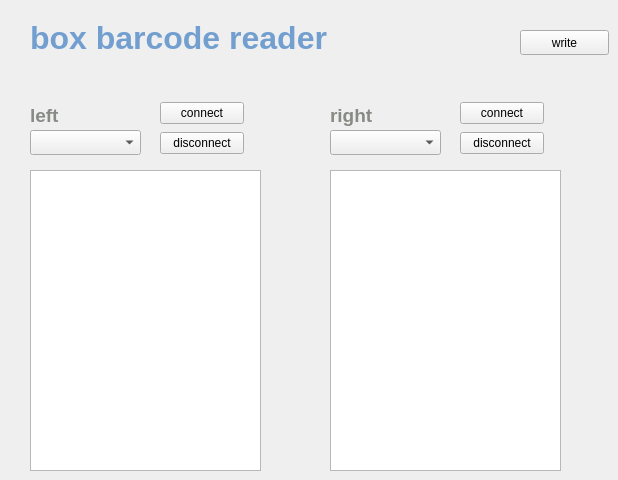
    <widget class="QWidget" name="barcode">
     <attribute name="title">
      <string>barcode</string>
     </attribute>
     <widget class="QLabel" name="label_111">
      <property name="geometry">
       <rect>
        <x>30</x>
        <y>100</y>
        <width>61</width>
        <height>31</height>
       </rect>
      </property>
      <property name="text">
       <string>&lt;html&gt;&lt;head/&gt;&lt;body&gt;&lt;p&gt;&lt;span style=&quot; font-size:14pt; font-weight:600; color:#888a85;&quot;&gt;left&lt;/span&gt;&lt;/p&gt;&lt;/body&gt;&lt;/html&gt;</string>
      </property>
      <property name="textFormat">
       <enum>Qt::RichText</enum>
      </property>
     </widget>
     <widget class="QLabel" name="label_112">
      <property name="geometry">
       <rect>
        <x>330</x>
        <y>100</y>
        <width>61</width>
        <height>31</height>
       </rect>
      </property>
      <property name="text">
       <string>&lt;html&gt;&lt;head/&gt;&lt;body&gt;&lt;p&gt;&lt;span style=&quot; font-size:14pt; font-weight:600; color:#888a85;&quot;&gt;right&lt;/span&gt;&lt;/p&gt;&lt;/body&gt;&lt;/html&gt;</string>
      </property>
      <property name="textFormat">
       <enum>Qt::RichText</enum>
      </property>
     </widget>
     <widget class="QComboBox" name="cb_usb2">
      <property name="geometry">
       <rect>
        <x>330</x>
        <y>130</y>
        <width>111</width>
        <height>25</height>
       </rect>
      </property>
     </widget>
     <widget class="QPushButton" name="write">
      <property name="geometry">
       <rect>
        <x>520</x>
        <y>30</y>
        <width>89</width>
        <height>25</height>
       </rect>
      </property>
      <property name="text">
       <string>write</string>
      </property>
     </widget>
     <widget class="QTextEdit" name="te_usb1">
      <property name="geometry">
       <rect>
        <x>30</x>
        <y>170</y>
        <width>231</width>
        <height>301</height>
       </rect>
      </property>
     </widget>
     <widget class="QWidget" name="layoutWidget_2">
      <property name="geometry">
       <rect>
        <x>460</x>
        <y>100</y>
        <width>84</width>
        <height>58</height>
       </rect>
      </property>
      <layout class="QVBoxLayout" name="verticalLayout_3">
       <item>
        <widget class="QPushButton" name="bt_usb2_con">
         <property name="text">
          <string>connect</string>
         </property>
        </widget>
       </item>
       <item>
        <widget class="QPushButton" name="bt_usb2_dis">
         <property name="text">
          <string>disconnect</string>
         </property>
        </widget>
       </item>
      </layout>
     </widget>
     <widget class="QWidget" name="layoutWidget">
      <property name="geometry">
       <rect>
        <x>160</x>
        <y>100</y>
        <width>84</width>
        <height>58</height>
       </rect>
      </property>
      <layout class="QVBoxLayout" name="verticalLayout_4">
       <item>
        <widget class="QPushButton" name="bt_usb1_con">
         <property name="text">
          <string>connect</string>
         </property>
        </widget>
       </item>
       <item>
        <widget class="QPushButton" name="bt_usb1_dis">
         <property name="text">
          <string>disconnect</string>
         </property>
        </widget>
       </item>
      </layout>
     </widget>
     <widget class="QLabel" name="label_113">
      <property name="geometry">
       <rect>
        <x>30</x>
        <y>20</y>
        <width>311</width>
        <height>31</height>
       </rect>
      </property>
      <property name="text">
       <string>&lt;html&gt;&lt;head/&gt;&lt;body&gt;&lt;p&gt;&lt;span style=&quot; font-size:24pt; font-weight:600; color:#729fcf;&quot;&gt;box barcode reader&lt;/span&gt;&lt;/p&gt;&lt;/body&gt;&lt;/html&gt;</string>
      </property>
      <property name="textFormat">
       <enum>Qt::RichText</enum>
      </property>
     </widget>
     <widget class="QComboBox" name="cb_usb1">
      <property name="geometry">
       <rect>
        <x>30</x>
        <y>130</y>
        <width>111</width>
        <height>25</height>
       </rect>
      </property>
     </widget>
     <widget class="QTextEdit" name="te_usb2">
      <property name="geometry">
       <rect>
        <x>330</x>
        <y>170</y>
        <width>231</width>
        <height>301</height>
       </rect>
      </property>
     </widget>
    </widget>
